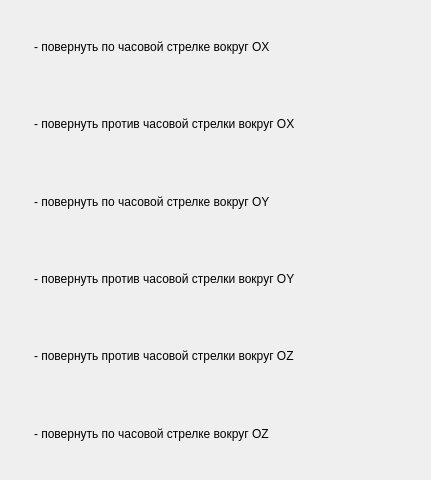
<?xml version="1.0" encoding="UTF-8"?>
<ui version="4.0">
 <class>KeysInstruction</class>
 <widget class="QDialog" name="KeysInstruction">
  <property name="geometry">
   <rect>
    <x>0</x>
    <y>0</y>
    <width>431</width>
    <height>480</height>
   </rect>
  </property>
  <property name="windowTitle">
   <string>Клавиши поворотов</string>
  </property>
  <layout class="QHBoxLayout" name="horizontalLayout_7">
   <item>
    <spacer name="horizontalSpacer">
     <property name="orientation">
      <enum>Qt::Horizontal</enum>
     </property>
     <property name="sizeType">
      <enum>QSizePolicy::Fixed</enum>
     </property>
     <property name="sizeHint" stdset="0">
      <size>
       <width>10</width>
       <height>20</height>
      </size>
     </property>
    </spacer>
   </item>
   <item>
    <layout class="QVBoxLayout" name="verticalLayout">
     <item>
      <layout class="QHBoxLayout" name="horizontalLayout">
       <item>
        <widget class="QLabel" name="label">
         <property name="sizePolicy">
          <sizepolicy hsizetype="Fixed" vsizetype="Fixed">
           <horstretch>0</horstretch>
           <verstretch>0</verstretch>
          </sizepolicy>
         </property>
         <property name="text">
          <string/>
         </property>
         <property name="pixmap">
          <pixmap>W.png</pixmap>
         </property>
         <property name="scaledContents">
          <bool>true</bool>
         </property>
        </widget>
       </item>
       <item>
        <widget class="QLabel" name="label_7">
         <property name="text">
          <string>- повернуть по часовой стрелке вокруг OX</string>
         </property>
        </widget>
       </item>
      </layout>
     </item>
     <item>
      <layout class="QHBoxLayout" name="horizontalLayout_2">
       <item>
        <widget class="QLabel" name="label_2">
         <property name="sizePolicy">
          <sizepolicy hsizetype="Fixed" vsizetype="Fixed">
           <horstretch>0</horstretch>
           <verstretch>0</verstretch>
          </sizepolicy>
         </property>
         <property name="text">
          <string/>
         </property>
         <property name="pixmap">
          <pixmap>S.png</pixmap>
         </property>
         <property name="scaledContents">
          <bool>true</bool>
         </property>
        </widget>
       </item>
       <item>
        <widget class="QLabel" name="label_8">
         <property name="text">
          <string>- повернуть против часовой стрелки вокруг OX</string>
         </property>
        </widget>
       </item>
      </layout>
     </item>
     <item>
      <layout class="QHBoxLayout" name="horizontalLayout_3">
       <item>
        <widget class="QLabel" name="label_4">
         <property name="sizePolicy">
          <sizepolicy hsizetype="Fixed" vsizetype="Fixed">
           <horstretch>0</horstretch>
           <verstretch>0</verstretch>
          </sizepolicy>
         </property>
         <property name="text">
          <string/>
         </property>
         <property name="pixmap">
          <pixmap>D.png</pixmap>
         </property>
         <property name="scaledContents">
          <bool>true</bool>
         </property>
        </widget>
       </item>
       <item>
        <widget class="QLabel" name="label_9">
         <property name="text">
          <string>- повернуть по часовой стрелке вокруг OY</string>
         </property>
        </widget>
       </item>
      </layout>
     </item>
     <item>
      <layout class="QHBoxLayout" name="horizontalLayout_4">
       <item>
        <widget class="QLabel" name="label_3">
         <property name="sizePolicy">
          <sizepolicy hsizetype="Fixed" vsizetype="Fixed">
           <horstretch>0</horstretch>
           <verstretch>0</verstretch>
          </sizepolicy>
         </property>
         <property name="text">
          <string/>
         </property>
         <property name="pixmap">
          <pixmap>A.png</pixmap>
         </property>
         <property name="scaledContents">
          <bool>true</bool>
         </property>
        </widget>
       </item>
       <item>
        <widget class="QLabel" name="label_10">
         <property name="text">
          <string>- повернуть против часовой стрелки вокруг OY</string>
         </property>
        </widget>
       </item>
      </layout>
     </item>
     <item>
      <layout class="QHBoxLayout" name="horizontalLayout_5">
       <item>
        <widget class="QLabel" name="label_6">
         <property name="sizePolicy">
          <sizepolicy hsizetype="Fixed" vsizetype="Fixed">
           <horstretch>0</horstretch>
           <verstretch>0</verstretch>
          </sizepolicy>
         </property>
         <property name="text">
          <string/>
         </property>
         <property name="pixmap">
          <pixmap>Q.png</pixmap>
         </property>
         <property name="scaledContents">
          <bool>true</bool>
         </property>
        </widget>
       </item>
       <item>
        <widget class="QLabel" name="label_12">
         <property name="text">
          <string>- повернуть против часовой стрелки вокруг OZ</string>
         </property>
        </widget>
       </item>
      </layout>
     </item>
     <item>
      <layout class="QHBoxLayout" name="horizontalLayout_6">
       <item>
        <widget class="QLabel" name="label_5">
         <property name="sizePolicy">
          <sizepolicy hsizetype="Fixed" vsizetype="Fixed">
           <horstretch>0</horstretch>
           <verstretch>0</verstretch>
          </sizepolicy>
         </property>
         <property name="text">
          <string/>
         </property>
         <property name="pixmap">
          <pixmap>E.png</pixmap>
         </property>
         <property name="scaledContents">
          <bool>true</bool>
         </property>
        </widget>
       </item>
       <item>
        <widget class="QLabel" name="label_11">
         <property name="text">
          <string>- повернуть по часовой стрелке вокруг OZ</string>
         </property>
        </widget>
       </item>
      </layout>
     </item>
    </layout>
   </item>
   <item>
    <spacer name="horizontalSpacer_2">
     <property name="orientation">
      <enum>Qt::Horizontal</enum>
     </property>
     <property name="sizeType">
      <enum>QSizePolicy::Fixed</enum>
     </property>
     <property name="sizeHint" stdset="0">
      <size>
       <width>10</width>
       <height>20</height>
      </size>
     </property>
    </spacer>
   </item>
  </layout>
 </widget>
 <resources/>
 <connections/>
</ui>
